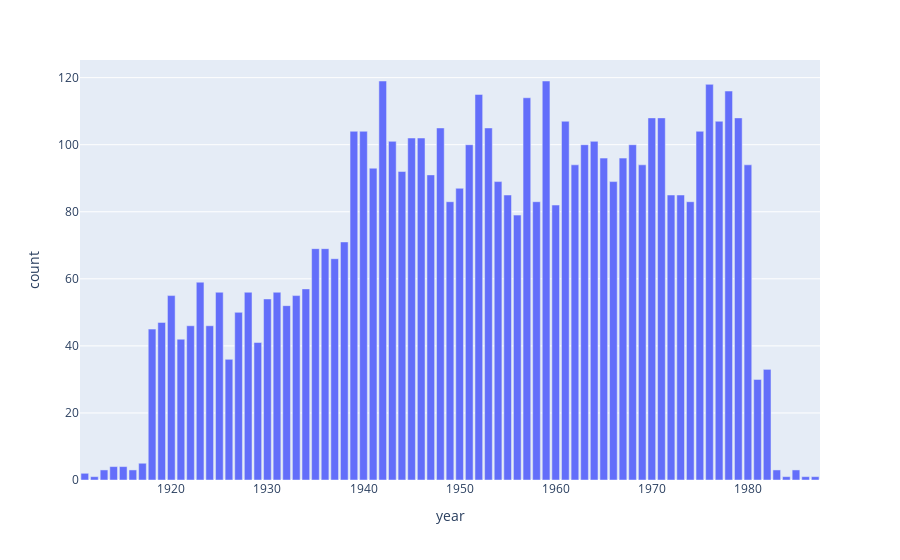

This figure's notebook cell:
### Markdown cell above
The clients are equally distributed between males and females.

### Code cell
plot_date_variable_yearly('birth_date', 'client')
